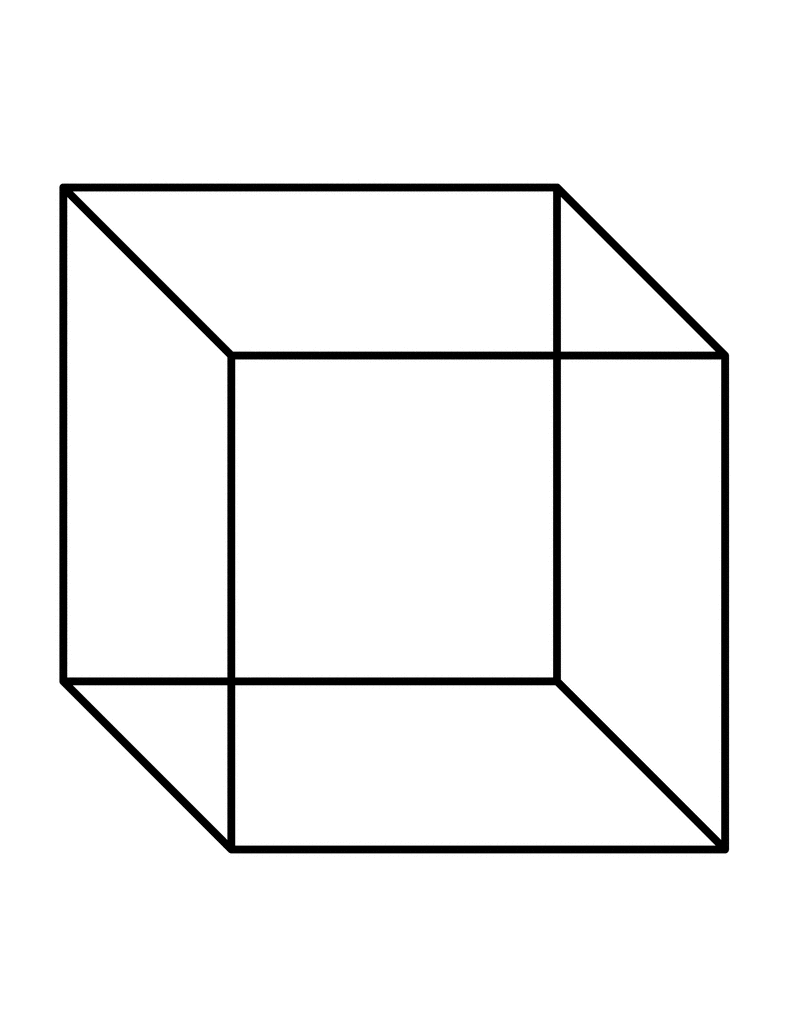
#> input picture Assignments/Assign 1/Assignment 1/Question 1/1.gif, 791 x 1024 px
$ python -i 'qu1 code.py'   (imports and definitions only)   (older library calls are emulated)
#> lines starting #> are read from the running program, lines starting #| are printed output that depends on the picture; long printed decimals are rounded
#> further down, picture is the input picture: shape (1024, 791, 3); min 0, max 255, mean 243.1
import os
import cv2
import numpy as np
from matplotlib import pyplot as plt
from skimage.io import imread
from scipy.ndimage import gaussian_filter
from scipy import signal as sig

"""Note:
1. Value of k lies in range(0.04, 0.06)
2. When |R| is small, which happens when λ1 and λ2 are small, the region is flat.
3. When R<0, which happens when λ1>>λ2 or vice versa, the region is edge.
4. When R is large, which happens when λ1 and λ2 are large and λ1~λ2, the region is a corner.

#### Step 2 : Harris Corner Detection
"""

# [15 lines left out: function convolve2D, not called in this run]

def harris_corner_detector(image, window_size=3, k=0.04):
    # Convert image to grayscale
#> called with window_size = 3, k = 0.04
    if len(image.shape) < 3:
        imggray = image
    else:
        imggray = cv2.cvtColor(image, cv2.COLOR_BGR2GRAY).astype(np.float32)

    # Compute derivatives using Sobel operator
    kernel_x = np.array([[-1, 0, 1],[-2, 0, 2],[-1, 0, 1]])
    Ix = sig.convolve2d(imggray, kernel_x, mode='same')
    kernel_y = np.array([[1, 2, 1], [0, 0, 0], [-1, -2, -1]])
    Iy = sig.convolve2d(imggray, kernel_y, mode='same')

    ## Using in-built function
    #Ix = cv2.Sobel(imggray, cv2.CV_64F, 1, 0, ksize=3)
    #Iy = cv2.Sobel(imggray, cv2.CV_64F, 0, 1, ksize=3)

    # Compute elements of the Harris matrix M
    Ix2 = Ix ** 2
    Iy2 = Iy ** 2
    Ixy = Ix * Iy
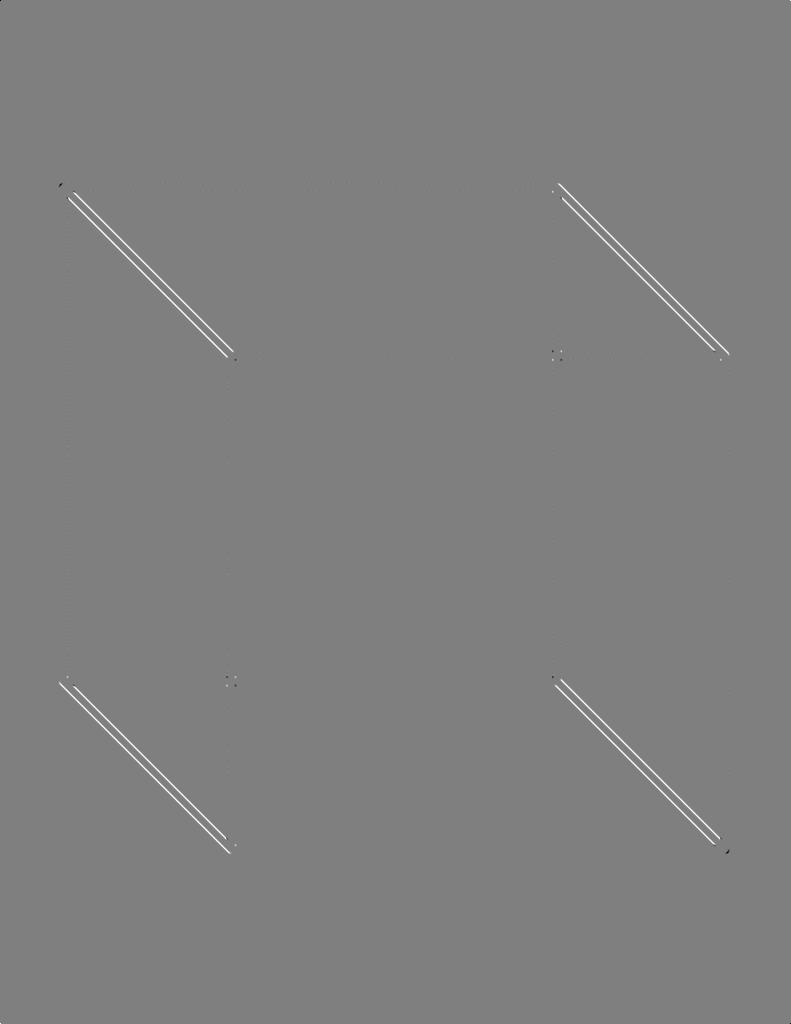
#> Ixy: shape (1024, 791) float64; min -585225, max 585225, mean 1793.4; drawn with min black and max white

    # Compute sums of the elements in the window
    Sxx = gaussian_filter(Ix2, window_size)
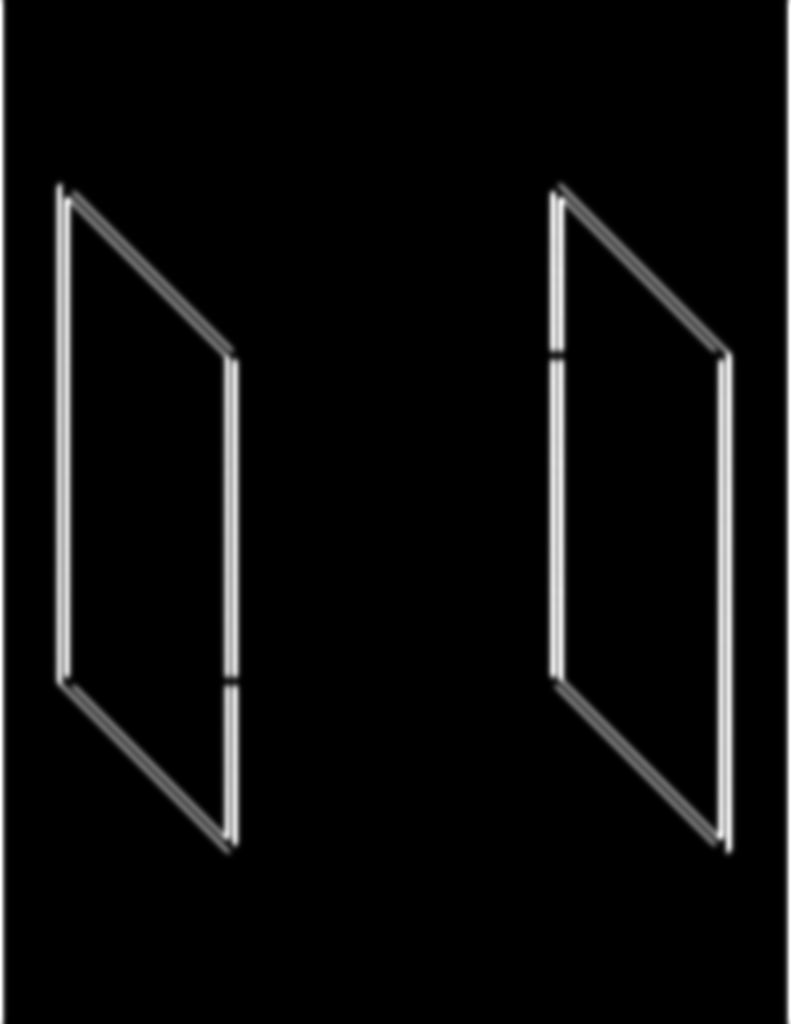
#> Sxx: shape (1024, 791) float64; min 0, max 269237.3, mean 12520.6; drawn with min black and max white
    Syy = gaussian_filter(Iy2, window_size)
    Sxy = gaussian_filter(Ixy, window_size)
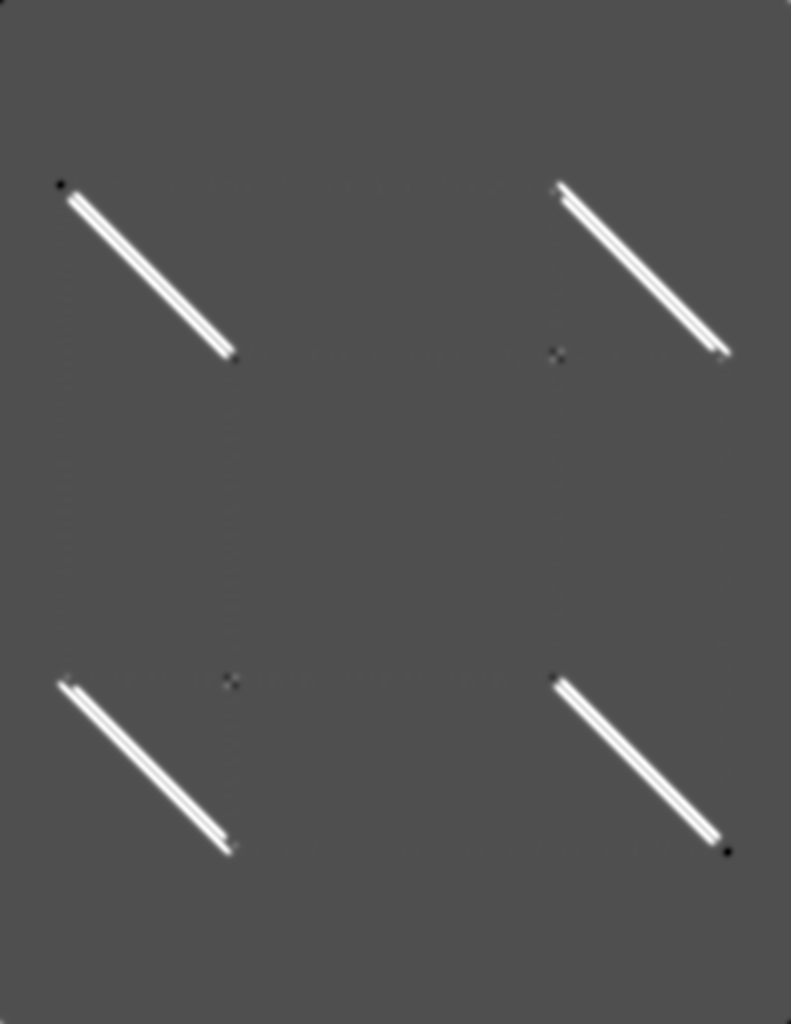
#> Sxy: shape (1024, 791) float64; min -50940.7, max 111661.4, mean 1793.4; drawn with min black and max white

    # Compute the determinant and trace of M for each pixel
    det_M = (Sxx * Syy) - (Sxy ** 2)
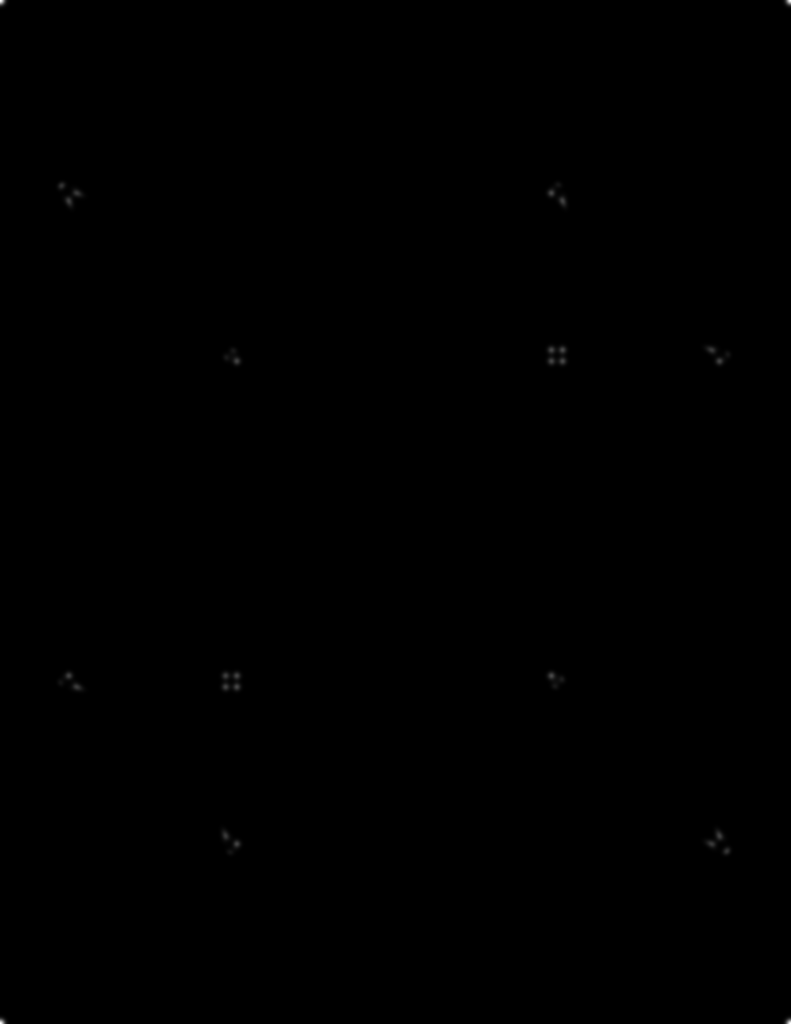
#> det_M: shape (1024, 791) float64; min 0, max 5.55e+10, mean 26651152.2; drawn with min black and max white
    trace_M = Sxx + Syy
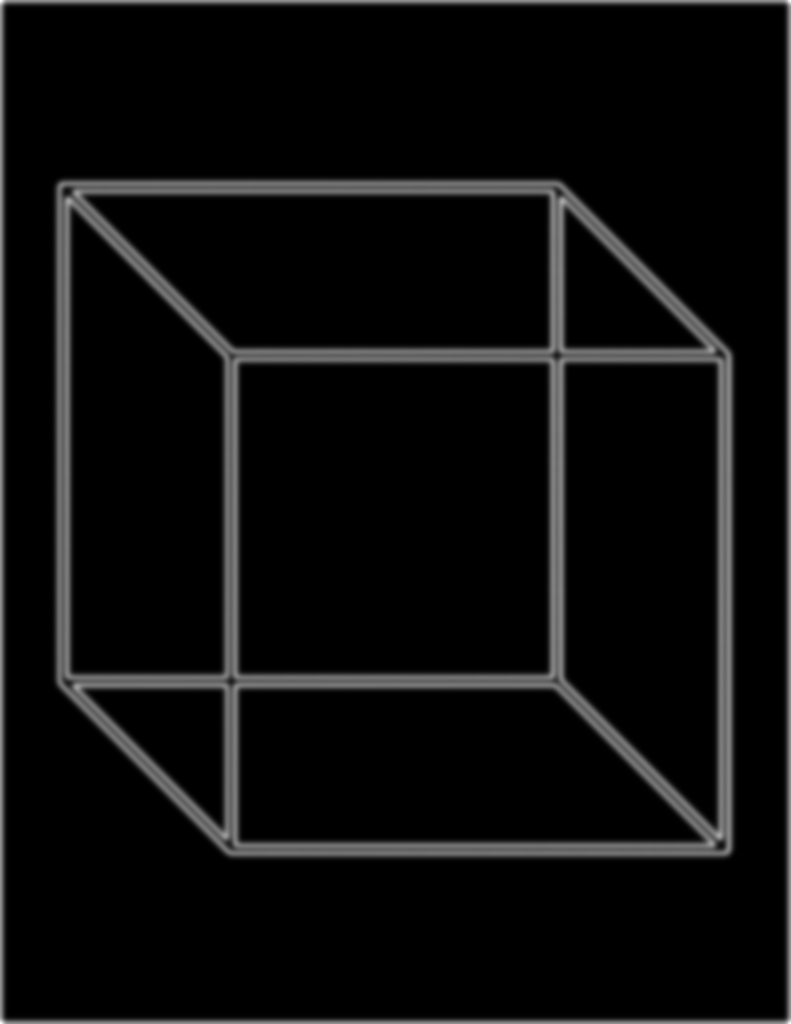
#> trace_M: shape (1024, 791) float64; min 0, max 477510, mean 23839.7; drawn with min black and max white

    # Compute corner response R
    R = det_M - k * (trace_M ** 2)
    print(type(R))
#| <class 'numpy.ndarray'>
    print(np.max(R), np.min(R), np.mean(R), np.median(R))
#| 46347337135.495 -2899549721.709 -148797679.082 0.0
    print(R)
#> (printed output is left out)

    # Threshold Corner Response: Apply thresholding to find corners
    #corners = np.zeros_like(R)
    #corners[R > threshold] = 255

    return R

"""#### Step 3 : Plot the corners"""

# [33 lines left out: functions harris_corners, compare_results, not called in this run]

"""#### Step 4 : Comparison

##### Img 1
"""

dir = 'Assignment 1/Question 1/'

# Read the image
# [1 line not run here, left out]

# [1 line that did not run here, left out]
# [1 line that did not run here, left out]

# [1 line that did not run here, left out]

# [8 lines not run here, left out]

fig, ax = plt.subplots(nrows=1, ncols=2, figsize=(10,10))
# [7 lines not run here, left out]

"""##### Img 10"""

# Read the image
# [2 lines not run here, left out]

"""##### Img 11"""

# Read the image
# [2 lines not run here, left out]

"""##### Img 2"""

# Read the image
# [2 lines not run here, left out]

"""##### Img 3"""

# Read the image
# [2 lines not run here, left out]

"""##### Img 5"""

# Read the image
# [2 lines not run here, left out]

"""##### Img 6"""

# Read the image
# [2 lines not run here, left out]

"""##### Img 7"""

# Read the image
# [2 lines not run here, left out]

"""##### Img 8"""

# Read the image
# [2 lines not run here, left out]

"""##### Img 9"""

# Read the image
# [2 lines not run here, left out]

# Path to the folder containing images
folder_path = 'Assignment 1/Question 1'

# Iterate through all files in the folder
# [5 lines not run here, left out]

>>> import cv2
>>> picture = cv2.imread('Assignment 1/Question 1/1.gif')
>>> result = harris_corner_detector(picture)

$ run again, on Assignments/Assign 1/Assignment 1/Question 1/5.jpg
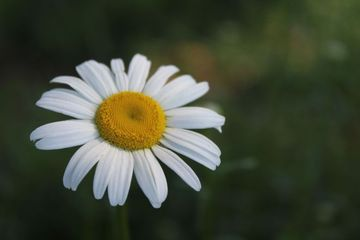
#> input picture Assignments/Assign 1/Assignment 1/Question 1/5.jpg, 360 x 240 px
#> picture is the input picture: shape (240, 360, 3); mean B, G, R 56.3, 73.3, 67.1
#> in harris_corner_detector, `trace_M = Sxx + Syy`:
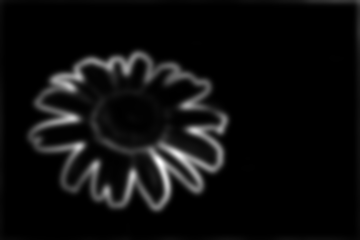
#> trace_M: shape (240, 360) float64; min 0.626, max 127586.6, mean 6937.9; drawn with min black and max white
#> in harris_corner_detector, `R = det_M - k * (trace_M ** 2)`:
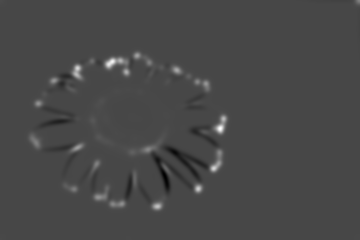
#> R: shape (240, 360) float64; min -372003258.2, max 947402530.9, mean 4918727.4; drawn with min black and max white
#| <class 'numpy.ndarray'>
#| 947402530.854 -372003258.206 4918727.409 201.087
#> (printed output is left out)
